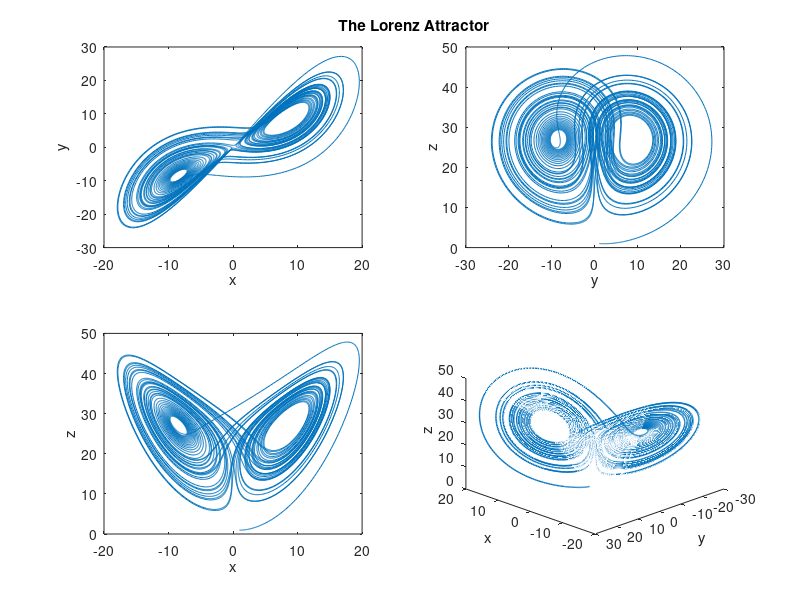

Write the MATLAB code that produced this figure.




%=============================================================================
% Initialize attributes and define the Lorenz system
%=============================================================================

% The Lorenz system is a 3D system of autonomous differential equations of the
% form:
%
%     x' = sigma (y - x)
%     y' = x (rho - z) - y
%     z' = x y - beta z

% Problem parameters
global sigma rho beta; % declare parameters as global for use in the function
sigma = 10; % sigma parameter
rho = 28; % rho parameter
beta = 8/3; % beta parameter
x0 = 1; % initial x value
y0 = 1; % initial y value
z0 = 1; % initial z value
ti = 0; % initial time value
tf = 50; % final time value

% The numerical ODE solver we'll be using below requires a function which
% defines the righthand side of the differential equation, i.e. the function F
% in the ODE x' = F(t,x).
% This can be provided either by defining a local function and supplying its
% handle, or by defining it as an inline function within the solver's arguments.
% We will be defining it a local function "rhs" below.

% Define a function to represent the righthand side of the Lorenz system
function dx = rhs(T, X)
	global sigma rho beta; % declare global variables
	dx = [0; 0; 0]; % initialize output list
	dx(1) = sigma*(X(2) - X(1));
	dx(2) = X(1)*(rho - X(3)) - X(2);
	dx(3) = X(1)*X(2) - beta*X(3);
end

% Note that the above could be accomplished in a single line as follows:
% rhs = @(T,X) [sigma*(X(2) - X(1)); X(1)*(rho - X(3)) - X(2); ...
%               X(1)*X(2) - beta*X(3)];

%=============================================================================
% Numerically solve the Lorenz system
%=============================================================================

% The Lorenz system is numerically solved using MATLAB's "ode45" function, a
% widely-used implementation of an explicit Runge-Kutta (4,5) method.
% MATLAB has no unified API for numerically solving ODEs, and instead each
% different numerical method is implemented as a separate function with some
% tuneable parameters.



% Set precision for ODE solver
options = odeset("RelTol", 0.0000001);

% The arguments of ode45 include, respectively: the function of time T and
% the vector of state variables X which defines the righthand side of the
% ODE system, followed by a time interval of the form [initial, final],
% followed by a list of initial values of the form [x0, y0, z0]. The optional
% fourth argument is a set of ODE solver options.



[T, X] = ode45(@(T,X) rhs(T, X), [ti, tf], [x0, y0, z0], options);



% T is now a list of time values, while X is a matrix whose columns contain
% the numerical values of the x, y, and z variables.

% Note that, if we had not defined the function rhs above, we could include
% it as an inline function here by replacing the first argument with:
% @(T,X) [sigma*(X(2) - X(1)); X(1)*(rho - X(3)) - X(2); ...
%         X(1)*X(2) - beta*X(3)]
% This may sometimes be worthwhile if the ODE in question is very simple.

%=============================================================================
% Display various projections of the solution curve
%=============================================================================

% Note that, due to the chaotic nature of the Lorenz system, the numerical
% solutions from MATLAB and Python are expected to be slightly different.

figure % create a new figure window

% Show xy-projection
subplot(2, 2, 1) % target first (NW) tile in a 2x2 layout
plot(X(:,1), X(:,2), "LineWidth", 0.5) % plot y versus x
xlabel("x")
ylabel("y")

% Show xz-projection
subplot(2, 2, 3) % target third (SW) tile in a 2x2 layout
plot(X(:,1), X(:,3), "LineWidth", 0.5) % plot z versus x
xlabel("x")
ylabel("z")

% Show yz-projection
subplot(2, 2, 2) % target second (NE) tile in a 2x2 layout
plot(X(:,2), X(:,3), "LineWidth", 0.5) % plot z versus y
xlabel("y")
ylabel("z")

% Set up axes for oblique projection
subplot(2, 2, 4) % target fourth (SE) tile in a 2x2 layout

% In the Python version of this script, additional lines are required to
% remove the default gray planes and grid lines included in 3D plots.
% MATLAB does not automatically include these.




% Generate 3D plot for oblique projection
plot3(X(:,1), X(:,2), X(:,3), "LineWidth", 1) % plot 3D coordinates
xlabel("x")
ylabel("y")
zlabel("z")
view([225, 30]) % set view angle azimuth and elevation (respectively)

% Add a title to an empty window
axes("visible", "off", "title", "The Lorenz Attractor")

% MATLAB will automatically display the resulting figure.

% Note that, as of MATLAB R2018b, a subplot grid can be more easily titled by
% using the "sgtitle" function. This approach will work for older versions,
% and also for Octave.
